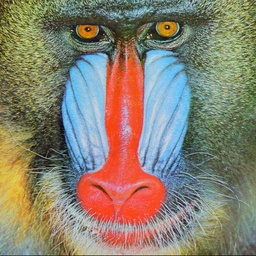
#> input picture images/baboon.jpg, 256 x 256 px, shrunk from 512 x 512 before the run
$ python run.py   (older library calls are emulated)
#> lines starting #> are read from the running program, lines starting #| are printed output that depends on the picture
### util/flatten_image.py
#!/usr/bin/env python

import numpy as np
from puzzle.piece import Piece


def flatten_image(image, row_count, column_count, indexed=False):
    """Converts image into list of square pieces.

    Input image is chopped up into pieces of the specified number of rows and columns.
    Each list element is Piece that contains and id, shape, and image

    :params image: Input image.
    :params row_count: number of rows in the puzzle
    :params column_count: number of columns in the puzzle

    Usage::

        >>> from util.flatten_image import flatten_image
        >>> puzzle_array = flatten_image(image, 10, 10)

    """
    i,j,k = image.shape

    # calculate pixel height
    if i+1 % row_count:
        pixel_height = (i // row_count)
    else:
        pixel_height = (i // row_count) + 1

    # calculate pixel width
    if j+1 % column_count:
        pixel_width = (j // column_count)
    else:
        pixel_width = (j // column_count) + 1
    pieces = []

    top, bottom = (0, pixel_height)
    for y in range(row_count):
        left, right = (0, pixel_width)
        for x in range(column_count):
            piece = np.zeros((pixel_height, pixel_width, k))

            floor = min(bottom, i) - top
            wall = min(right, j) - left

            piece[:floor, :wall, :] = image[top:bottom, left:right, :]
            pieces.append(piece)

            left, right = (right, right + pixel_width)
        top, bottom = (bottom, bottom + pixel_height)

    if indexed:
        pieces = [Piece(value, index, None) for index, value in enumerate(pieces)]

    print(("=== Image flattened \n"
           "    Piece width : {0}\n"
           "    Piece height : {1}\n").format(pixel_width, pixel_height))

    return pieces

### fitness/similarity_rgb.py
import matplotlib.pyplot as plt
import numpy as np
from RelativePosition import RelativePosition


def rgb_similarity(img1, img2, pos):
    img1_num_rows, img1_num_cols, _ = img1.shape
    img2_num_rows, img2_num_cols, _ = img2.shape

    if pos == RelativePosition.LEFT_RIGHT:
        img1_col_index = img1_num_cols - 1
        img2_col_index = 0
        last_row_index = min(img1_num_rows, img2_num_rows)
        img1_col = img1[:last_row_index, img1_col_index, :]
        img2_col = img2[:last_row_index, img2_col_index, :]
        total_error = np.sum(np.square(
            img1_col.astype(np.float64) - img2_col.astype(np.float64)))
        return np.sqrt(total_error) / last_row_index

    elif pos == RelativePosition.RIGHT_LEFT:
        img1_col_index = 0
        img2_col_index = img2_num_cols - 1
        last_row_index = min(img1_num_rows, img2_num_rows)
        img1_col = img1[:last_row_index, img1_col_index, :]
        img2_col = img2[:last_row_index, img2_col_index, :]
        total_error = np.sum(np.square(
            img1_col.astype(np.float64) - img2_col.astype(np.float64)))
        return np.sqrt(total_error) / last_row_index

    elif pos == RelativePosition.ABOVE_BELOW:
        img1_row_index = img1_num_rows - 1
        img2_row_index = 0
        last_col_index = min(img1_num_cols, img2_num_cols)
        img1_row = img1[img1_row_index, :last_col_index, :]
        img2_row = img2[img2_row_index, :last_col_index, :]
        total_error = np.sum(np.square(
            img1_row.astype(np.float64) - img2_row.astype(np.float64)))
        return np.sqrt(total_error) / last_col_index

    elif pos == RelativePosition.BELOW_ABOVE:
        img1_row_index = 0
        img2_row_index = img2_num_rows - 1
        last_col_index = min(img1_num_cols, img2_num_cols)
        img1_row = img1[img1_row_index, :last_col_index, :]
        img2_row = img2[img2_row_index, :last_col_index, :]
        total_error = np.sum(np.square(
            img1_row.astype(np.float64) - img2_row.astype(np.float64)))
        return np.sqrt(total_error) / last_col_index

    return -1


# [15 lines that do not run on import are left out]

### solver/hill_climbing_solver.py
import numpy as np
from itertools import combinations
from fitness.similarity_gradient import gradient_similarity
from fitness.RelativePosition import RelativePosition
import matplotlib.pyplot as plt

# Copied from util/flatten_image.py until we fix module structure
# [36 lines left out: functions flatten_image, inflate_image, neighbors, not called in this run]

# Total cost of a puzzle configuration
def cost(pieces, dimensions, similarityFunction):
	w, h = dimensions
	c = 0
	for i in range(w):
		for j in range(h):
			p1 = pieces[i + j * w]
			for x, y, rel in [
				# Right piece
				(i + 1, j, RelativePosition.LEFT_RIGHT),
				# Below piece
				(i, j + 1, RelativePosition.ABOVE_BELOW)]:
				if 0 <= x < w and 0 <= y < h:
					p2 = pieces[x + y * w]
					c += similarityFunction(p1, p2, pos=rel)
	return c


# [21 lines left out: functions hillClimbingWithRestarts, randomHillClimbing, not called in this run]

# [43 lines that do not run on import are left out]

### util/inflate_image.py
import numpy as np

def inflate_image(pieces, rows, columns):
    """Assembles image from pieces.

    Given an array of pieces and desired image dimensions, function
    assembles image by stacking pieces.

    :params pieces:  Image pieces as an array.
    :params rows:    Number of rows in resulting image.
    :params columns: Number of columns in resulting image.

    Usage::

        >>> from util.flatten_image import flatten_image
        >>> from util.inflate_image import inflate_image
        >>> pieces, rows, cols = flatten_image(...)
        >>> original_img = inflate_image(pieces, rows, cols)

    """
    vertical_stack = []
    for i in range(rows):
        horizontal_stack = []
        for j in range(columns):
            horizontal_stack.append(pieces[i * columns + j])
        vertical_stack.append(np.hstack(horizontal_stack))

    return np.vstack(vertical_stack)

### solver/simulated_annealing_solver.py
import numpy as np
from itertools import combinations
from fitness.similarity_gradient import gradient_similarity
from fitness.RelativePosition import RelativePosition
import matplotlib.pyplot as plt

# Copied from util/flatten_image.py until we fix module structure
# [24 lines left out: functions flatten_image, inflate_image, not called in this run]

# Total cost of a puzzle configuration
def cost(pieces, dimensions, similarityFunction):
	w, h = dimensions
	c = 0
	for i in range(w):
		for j in range(h):
			p1 = pieces[i + j * w]
			for x, y, rel in [
				# Right piece
				(i + 1, j, RelativePosition.LEFT_RIGHT),
				# Below piece
				(i, j + 1, RelativePosition.ABOVE_BELOW)]:
				if 0 <= x < w and 0 <= y < h:
					p2 = pieces[x + y * w]
					c += similarityFunction(p1, p2, pos=rel)
	return c

def roll_x(puzzle, dimensions, shift):
    width, height = dimensions
    curr = puzzle.copy()
    for _ in range(shift):
        new = np.zeros(curr.shape)
        for i in range(1, height+1):
            new[(i-1)*width] = curr[i*width-1]
            new[(i-1)*width+1:i*width] = curr[(i-1)*width:i*width-1]
        curr = new
    return curr

def roll_y(puzzle, dimensions, shift):
    curr = puzzle.copy()
    for i in range(shift):
        width, height = dimensions
        curr = np.concatenate([curr[width:], curr[:width]])
    return curr

def randomNeighbor(pieces, dimensions):
    width, height = dimensions
    if np.random.random() < 0.02:
        if np.random.random() < 0.5:
            return roll_x(pieces, dimensions, np.random.randint(1, width))
        else:
            return roll_y(pieces, dimensions, np.random.randint(1, width))
    i = np.random.randint(len(pieces))
    j = np.random.randint(len(pieces) - 1)
    # ensures distinct, unbiased samples of i and j
    if j >= i:
        j += 1
    copy = pieces.copy()
    copy[i], copy[j] = copy[j].copy(), copy[i].copy()
    return copy

def simulated_annealing_solver(pieces, dimensions, similarityFunction, kmax, t0):
    currConfig = np.random.permutation(pieces)
    currCost = cost(currConfig, dimensions, similarityFunction)
    bestConfig, bestCost = currConfig.copy(), currCost
    T = t0
    for k in range(kmax):
        T = t0 / np.log(k + 0.01)
        # alternatives:
        # T = t0 / (k + 0.01)
        # T = t0 * 0.99 ** k
        old = currCost
        cfg = randomNeighbor(currConfig, dimensions)
        cst = cost(cfg, dimensions, similarityFunction)
        if cst < bestCost:
            bestCost, bestConfig = cst, cfg
            print("---> new best cst=" + str(cst))
        p = 1.0
        if cst > currCost:
            p = np.exp(-(cst - currCost) / T)
        if p > np.random.random():
            currCost, currConfig = cst, cfg
            print("Swapped image @ k=" + str(k))
    print("Simulated annealing finished with cost=%.2f" % currCost)
    return (bestCost, bestConfig)

# [17 lines that do not run on import are left out]

### run.py
#!/usr/bin/env python2

from scipy.misc import imread, imsave
import matplotlib.pyplot as plt

from util.flatten_image import flatten_image
from util.inflate_image import inflate_image
from solver.genetic_solver import GeneticSolver

from fitness.similarity_gradient import gradient_similarity
from fitness.similarity_rgb import rgb_similarity
from solver.hill_climbing_solver import cost, randomHillClimbing
from solver.simulated_annealing_solver import simulated_annealing_solver


"""
    Run puzzle solver
    Input :
        puzzle : input puzzle image
        size : pixel width/height of the pieces
        algorithm : algorithm used to solve puzzle (GA, SA, RHC)
        iters : number of iterations to run

"""


# [51 lines left out: functions genetic, hill_climbing, not called in this run]

def simulated_annealing():
    full_img = plt.imread("images/baboon.jpg")
#> full_img is the input picture: shape (256, 256, 3); mean R, G, B 137.1, 129.2, 112.9
    n = 6
    puzzle = flatten_image(full_img, n, n)
#> after the loop in flatten_image, `for y in range(row_count):`:
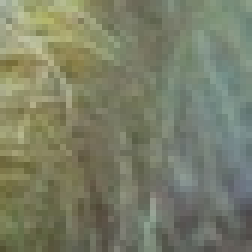
#> piece: shape (42, 42, 3) float64 (shown 6 times larger); mean R, G, B 122.1, 126.5, 103.7
#> after the loop in flatten_image, `for y in range(row_count):`: pieces = 36 items
#| === Image flattened
#|     Piece width : 42
#|     Piece height : 42
#> puzzle = 36 items
    optimalCost = cost(puzzle, (n, n), rgb_similarity)
#> after the loop in cost, `for i in range(w):`: c = -60
#> optimalCost = -60
    ax = plt.subplot(1, 1, 1)
    ax.set_title("cost=%.2f" % optimalCost)
    plt.imshow(inflate_image(puzzle, n, n))
#> after the loop in inflate_image, `for i in range(rows):`: vertical_stack = 6 items
#> in inflate_image, `return np.vstack(vertical_stack)`:
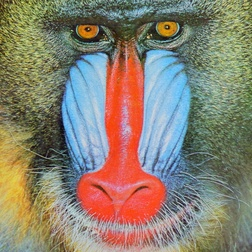
#> returned value: shape (252, 252, 3) float64; mean of channels 0, 1, 2 137.7, 129.4, 113.4; drawn as R, G, B
    plt.show()
    sq_iters = 2
    results = sorted([simulated_annealing_solver(puzzle, (n, n), rgb_similarity, 10000, 10000.0) for _ in range(sq_iters ** 2)], key=lambda x: x[0])
#> after the loop in cost, `for i in range(w):`:
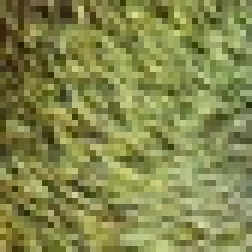
#> p1: shape (42, 42, 3) float64 (shown 6 times larger); mean of channels 0, 1, 2 131.4, 136.2, 76.2; drawn as R, G, B
#> after the loop in cost, `for i in range(w):`: c = -60
#> the loop in simulated_annealing_solver, `for k in range(kmax):` made 10000 passes
#> (T, i in randomNeighbor, j in randomNeighbor, cst, currCost) on passes 1 to 2: (-2171.5, 32, 1, -60, -60), (1004991.7, 31, 10, -60, -60)
#> (T, i in randomNeighbor, j in randomNeighbor) on pass 3: (14323.9, 11, 29)
#| Simulated annealing finished with cost=-60.00
#| Simulated annealing finished with cost=-60.00
    for i in range(sq_iters ** 2):
        ax = plt.subplot(sq_iters, sq_iters, i + 1)
        ax.set_title("cost=%.2f" % results[i][0])
        plt.imshow(inflate_image(results[i][1], n, n))
    plt.tight_layout()
    plt.show()
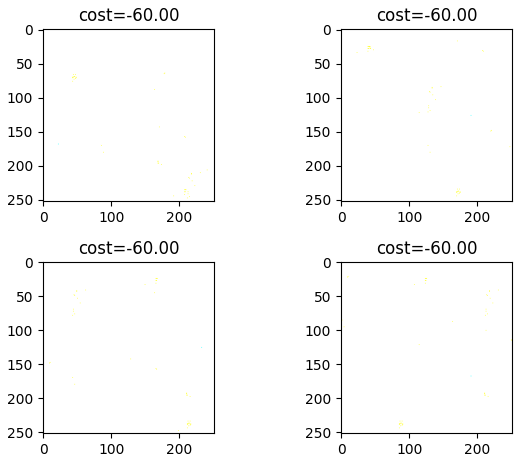
#> figure drawn by matplotlib, 4 panels


if __name__ == "__main__":
    # genetic()
    # hill_climbing()
    simulated_annealing()


# flatten puzzle : convert 2d image into 1d array of pieces
# prime algorithm : feed in parameters into the specific alg (puzzle array, ?)
# for round in iters:
#   run trial of algorithm
# get best candidate
# assemble best candidate array into an image
# display solution image
